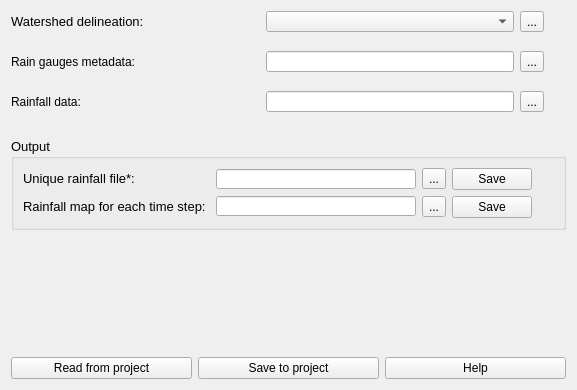
              <widget class="QWidget" name="scrollAreaWidgetContents_5">
               <property name="geometry">
                <rect>
                 <x>0</x>
                 <y>0</y>
                 <width>577</width>
                 <height>390</height>
                </rect>
               </property>
               <layout class="QGridLayout" name="gridLayout_7">
                <item row="3" column="0">
                 <spacer name="verticalSpacer_17">
                  <property name="orientation">
                   <enum>Qt::Vertical</enum>
                  </property>
                  <property name="sizeType">
                   <enum>QSizePolicy::Fixed</enum>
                  </property>
                  <property name="sizeHint" stdset="0">
                   <size>
                    <width>20</width>
                    <height>20</height>
                   </size>
                  </property>
                 </spacer>
                </item>
                <item row="6" column="0">
                 <layout class="QGridLayout" name="gridLayout_46">
                  <item row="0" column="0">
                   <widget class="QPushButton" name="btn_read_pg_ri">
                    <property name="text">
                     <string notr="true">Read from project</string>
                    </property>
                   </widget>
                  </item>
                  <item row="0" column="1">
                   <widget class="QPushButton" name="btn_save_file_pg_ri">
                    <property name="text">
                     <string notr="true">Save to project</string>
                    </property>
                   </widget>
                  </item>
                  <item row="0" column="2">
                   <widget class="QPushButton" name="btn_help_pg_ri">
                    <property name="text">
                     <string notr="true">Help</string>
                    </property>
                   </widget>
                  </item>
                 </layout>
                </item>
                <item row="2" column="0">
                 <layout class="QVBoxLayout" name="verticalLayout_7">
                  <item>
                   <layout class="QGridLayout" name="gridLayout_37">
                    <item row="1" column="1">
                     <widget class="QComboBox" name="cb_1_pg_ri">
                      <property name="minimumSize">
                       <size>
                        <width>60</width>
                        <height>20</height>
                       </size>
                      </property>
                      <property name="maximumSize">
                       <size>
                        <width>265</width>
                        <height>24</height>
                       </size>
                      </property>
                     </widget>
                    </item>
                    <item row="1" column="3">
                     <widget class="QLabel" name="label_34">
                      <property name="sizePolicy">
                       <sizepolicy hsizetype="Preferred" vsizetype="Preferred">
                        <horstretch>0</horstretch>
                        <verstretch>0</verstretch>
                       </sizepolicy>
                      </property>
                      <property name="minimumSize">
                       <size>
                        <width>16</width>
                        <height>16</height>
                       </size>
                      </property>
                      <property name="maximumSize">
                       <size>
                        <width>16</width>
                        <height>16</height>
                       </size>
                      </property>
                      <property name="toolTip">
                       <string>&lt;html&gt;&lt;head/&gt;&lt;body&gt;&lt;p&gt;Add the watershed delineation. The file must be a raster type (geotiff).&lt;/p&gt;&lt;/body&gt;&lt;/html&gt;</string>
                      </property>
                      <property name="text">
                       <string/>
                      </property>
                      <property name="pixmap">
                       <pixmap resource="resources.qrc">:/plugins/hidroPixel/icons/icons/info(2).png</pixmap>
                      </property>
                      <property name="scaledContents">
                       <bool>true</bool>
                      </property>
                     </widget>
                    </item>
                    <item row="1" column="2">
                     <widget class="QToolButton" name="tbtn_pg_r_1">
                      <property name="text">
                       <string>...</string>
                      </property>
                     </widget>
                    </item>
                    <item row="1" column="0">
                     <widget class="QLabel" name="label_30">
                      <property name="text">
                       <string>&lt;html&gt;&lt;head/&gt;&lt;body&gt;&lt;p align=&quot;justify&quot;&gt;&lt;span style=&quot; font-size:10pt;&quot;&gt;Watershed delineation:&lt;/span&gt;&lt;/p&gt;&lt;/body&gt;&lt;/html&gt;</string>
                      </property>
                     </widget>
                    </item>
                   </layout>
                  </item>
                  <item>
                   <spacer name="verticalSpacer_10">
                    <property name="orientation">
                     <enum>Qt::Vertical</enum>
                    </property>
                    <property name="sizeType">
                     <enum>QSizePolicy::Fixed</enum>
                    </property>
                    <property name="sizeHint" stdset="0">
                     <size>
                      <width>20</width>
                      <height>13</height>
                     </size>
                    </property>
                   </spacer>
                  </item>
                  <item>
                   <layout class="QGridLayout" name="gridLayout_38">
                    <item row="0" column="1">
                     <widget class="QLineEdit" name="le_2_pg_ri">
                      <property name="sizePolicy">
                       <sizepolicy hsizetype="Minimum" vsizetype="Fixed">
                        <horstretch>0</horstretch>
                        <verstretch>0</verstretch>
                       </sizepolicy>
                      </property>
                      <property name="minimumSize">
                       <size>
                        <width>60</width>
                        <height>20</height>
                       </size>
                      </property>
                      <property name="maximumSize">
                       <size>
                        <width>360</width>
                        <height>24</height>
                       </size>
                      </property>
                      <property name="clearButtonEnabled">
                       <bool>true</bool>
                      </property>
                     </widget>
                    </item>
                    <item row="0" column="0">
                     <widget class="QLabel" name="label_37">
                      <property name="text">
                       <string>&lt;html&gt;&lt;head/&gt;&lt;body&gt;&lt;p align=&quot;justify&quot;&gt;&lt;span style=&quot; font-size:10pt;&quot;&gt;Rain gauges metadata:&lt;/span&gt;&lt;/p&gt;&lt;/body&gt;&lt;/html&gt;</string>
                      </property>
                     </widget>
                    </item>
                    <item row="0" column="3">
                     <widget class="QLabel" name="label_38">
                      <property name="sizePolicy">
                       <sizepolicy hsizetype="Preferred" vsizetype="Preferred">
                        <horstretch>0</horstretch>
                        <verstretch>0</verstretch>
                       </sizepolicy>
                      </property>
                      <property name="minimumSize">
                       <size>
                        <width>16</width>
                        <height>16</height>
                       </size>
                      </property>
                      <property name="maximumSize">
                       <size>
                        <width>16</width>
                        <height>16</height>
                       </size>
                      </property>
                      <property name="toolTip">
                       <string>&lt;html&gt;&lt;head/&gt;&lt;body&gt;&lt;p&gt;Add the rainfall metadata file with ID and coordinates for each rainfall gauge.&lt;/p&gt;&lt;/body&gt;&lt;/html&gt;</string>
                      </property>
                      <property name="text">
                       <string/>
                      </property>
                      <property name="pixmap">
                       <pixmap resource="resources.qrc">:/plugins/hidroPixel/icons/icons/info(2).png</pixmap>
                      </property>
                      <property name="scaledContents">
                       <bool>true</bool>
                      </property>
                     </widget>
                    </item>
                    <item row="0" column="2">
                     <widget class="QToolButton" name="tbtn_pg_r_2">
                      <property name="text">
                       <string>...</string>
                      </property>
                     </widget>
                    </item>
                   </layout>
                  </item>
                  <item>
                   <spacer name="verticalSpacer_15">
                    <property name="orientation">
                     <enum>Qt::Vertical</enum>
                    </property>
                    <property name="sizeType">
                     <enum>QSizePolicy::Fixed</enum>
                    </property>
                    <property name="sizeHint" stdset="0">
                     <size>
                      <width>20</width>
                      <height>13</height>
                     </size>
                    </property>
                   </spacer>
                  </item>
                  <item>
                   <layout class="QGridLayout" name="gridLayout_39">
                    <item row="0" column="2">
                     <widget class="QToolButton" name="tbtn_pg_r_3">
                      <property name="text">
                       <string>...</string>
                      </property>
                     </widget>
                    </item>
                    <item row="0" column="0">
                     <widget class="QLabel" name="label_39">
                      <property name="text">
                       <string>&lt;html&gt;&lt;head/&gt;&lt;body&gt;&lt;p align=&quot;justify&quot;&gt;&lt;span style=&quot; font-size:10pt;&quot;&gt;Rainfall data:&lt;/span&gt;&lt;/p&gt;&lt;/body&gt;&lt;/html&gt;</string>
                      </property>
                     </widget>
                    </item>
                    <item row="0" column="1">
                     <widget class="QLineEdit" name="le_3_pg_ri">
                      <property name="sizePolicy">
                       <sizepolicy hsizetype="Minimum" vsizetype="Fixed">
                        <horstretch>0</horstretch>
                        <verstretch>0</verstretch>
                       </sizepolicy>
                      </property>
                      <property name="minimumSize">
                       <size>
                        <width>60</width>
                        <height>20</height>
                       </size>
                      </property>
                      <property name="maximumSize">
                       <size>
                        <width>360</width>
                        <height>24</height>
                       </size>
                      </property>
                      <property name="clearButtonEnabled">
                       <bool>true</bool>
                      </property>
                     </widget>
                    </item>
                    <item row="0" column="3">
                     <widget class="QLabel" name="label_40">
                      <property name="sizePolicy">
                       <sizepolicy hsizetype="Preferred" vsizetype="Preferred">
                        <horstretch>0</horstretch>
                        <verstretch>0</verstretch>
                       </sizepolicy>
                      </property>
                      <property name="minimumSize">
                       <size>
                        <width>16</width>
                        <height>16</height>
                       </size>
                      </property>
                      <property name="maximumSize">
                       <size>
                        <width>16</width>
                        <height>16</height>
                       </size>
                      </property>
                      <property name="toolTip">
                       <string>&lt;html&gt;&lt;head/&gt;&lt;body&gt;&lt;p align=&quot;justify&quot;&gt;Add the rainfall data for each rain gauge.&lt;/p&gt;&lt;/body&gt;&lt;/html&gt;</string>
                      </property>
                      <property name="text">
                       <string/>
                      </property>
                      <property name="pixmap">
                       <pixmap resource="resources.qrc">:/plugins/hidroPixel/icons/icons/info(2).png</pixmap>
                      </property>
                      <property name="scaledContents">
                       <bool>true</bool>
                      </property>
                     </widget>
                    </item>
                   </layout>
                  </item>
                 </layout>
                </item>
                <item row="5" column="0">
                 <spacer name="verticalSpacer_13">
                  <property name="orientation">
                   <enum>Qt::Vertical</enum>
                  </property>
                  <property name="sizeHint" stdset="0">
                   <size>
                    <width>20</width>
                    <height>40</height>
                   </size>
                  </property>
                 </spacer>
                </item>
                <item row="4" column="0">
                 <widget class="QGroupBox" name="groupBox">
                  <property name="font">
                   <font>
                    <pointsize>10</pointsize>
                   </font>
                  </property>
                  <property name="mouseTracking">
                   <bool>true</bool>
                  </property>
                  <property name="title">
                   <string>Output</string>
                  </property>
                  <property name="flat">
                   <bool>true</bool>
                  </property>
                  <layout class="QGridLayout" name="gridLayout_2">
                   <item row="0" column="0">
                    <layout class="QHBoxLayout" name="horizontalLayout_13">
                     <item>
                      <layout class="QVBoxLayout" name="verticalLayout_4">
                       <item>
                        <widget class="QLabel" name="label_9">
                         <property name="text">
                          <string>&lt;html&gt;&lt;head/&gt;&lt;body&gt;&lt;p&gt;Unique rainfall file*:&lt;/p&gt;&lt;/body&gt;&lt;/html&gt;</string>
                         </property>
                        </widget>
                       </item>
                       <item>
                        <widget class="QLabel" name="label_8">
                         <property name="enabled">
                          <bool>true</bool>
                         </property>
                         <property name="text">
                          <string>&lt;html&gt;&lt;head/&gt;&lt;body&gt;&lt;p&gt;Rainfall map for each time step:&lt;/p&gt;&lt;/body&gt;&lt;/html&gt;</string>
                         </property>
                        </widget>
                       </item>
                      </layout>
                     </item>
                     <item>
                      <layout class="QHBoxLayout" name="horizontalLayout_14">
                       <item>
                        <layout class="QVBoxLayout" name="verticalLayout_9">
                         <item>
                          <widget class="QLineEdit" name="le_4_pg_ri">
                           <property name="sizePolicy">
                            <sizepolicy hsizetype="Minimum" vsizetype="Fixed">
                             <horstretch>0</horstretch>
                             <verstretch>0</verstretch>
                            </sizepolicy>
                           </property>
                           <property name="minimumSize">
                            <size>
                             <width>200</width>
                             <height>20</height>
                            </size>
                           </property>
                           <property name="maximumSize">
                            <size>
                             <width>360</width>
                             <height>20</height>
                            </size>
                           </property>
                           <property name="font">
                            <font>
                             <pointsize>9</pointsize>
                            </font>
                           </property>
                           <property name="clearButtonEnabled">
                            <bool>true</bool>
                           </property>
                          </widget>
                         </item>
                         <item>
                          <widget class="QLineEdit" name="le_5_pg_ri">
                           <property name="enabled">
                            <bool>true</bool>
                           </property>
                           <property name="sizePolicy">
                            <sizepolicy hsizetype="Minimum" vsizetype="Fixed">
                             <horstretch>0</horstretch>
                             <verstretch>0</verstretch>
                            </sizepolicy>
                           </property>
                           <property name="minimumSize">
                            <size>
                             <width>200</width>
                             <height>20</height>
                            </size>
                           </property>
                           <property name="maximumSize">
                            <size>
                             <width>360</width>
                             <height>20</height>
                            </size>
                           </property>
                           <property name="font">
                            <font>
                             <pointsize>9</pointsize>
                            </font>
                           </property>
                           <property name="clearButtonEnabled">
                            <bool>true</bool>
                           </property>
                          </widget>
                         </item>
                        </layout>
                       </item>
                       <item>
                        <layout class="QVBoxLayout" name="verticalLayout_11">
                         <item>
                          <layout class="QHBoxLayout" name="horizontalLayout_16">
                           <item>
                            <widget class="QToolButton" name="tbtn_pg_r_4">
                             <property name="font">
                              <font>
                               <pointsize>9</pointsize>
                              </font>
                             </property>
                             <property name="text">
                              <string>...</string>
                             </property>
                            </widget>
                           </item>
                           <item>
                            <widget class="QPushButton" name="btn_save_1_pg_ri">
                             <property name="font">
                              <font>
                               <pointsize>9</pointsize>
                              </font>
                             </property>
                             <property name="text">
                              <string>Save</string>
                             </property>
                            </widget>
                           </item>
                           <item>
                            <widget class="QLabel" name="label_43">
                             <property name="sizePolicy">
                              <sizepolicy hsizetype="Preferred" vsizetype="Preferred">
                               <horstretch>0</horstretch>
                               <verstretch>0</verstretch>
                              </sizepolicy>
                             </property>
                             <property name="minimumSize">
                              <size>
                               <width>16</width>
                               <height>16</height>
                              </size>
                             </property>
                             <property name="maximumSize">
                              <size>
                               <width>16</width>
                               <height>16</height>
                              </size>
                             </property>
                             <property name="toolTip">
                              <string>&lt;html&gt;&lt;head/&gt;&lt;body&gt;&lt;p&gt;&lt;span style=&quot; font-size:9pt; font-weight:700;&quot;&gt;*Recommended output.&lt;/span&gt;&lt;/p&gt;&lt;p&gt;&lt;span style=&quot; font-size:9pt;&quot;&gt;Add the directory and filename to save a unique file containing the whole rainfall information for running the model.&lt;/span&gt;&lt;/p&gt;&lt;/body&gt;&lt;/html&gt;</string>
                             </property>
                             <property name="text">
                              <string/>
                             </property>
                             <property name="pixmap">
                              <pixmap resource="resources.qrc">:/plugins/hidroPixel/icons/icons/info(2).png</pixmap>
                             </property>
                             <property name="scaledContents">
                              <bool>true</bool>
                             </property>
                            </widget>
                           </item>
                          </layout>
                         </item>
                         <item>
                          <layout class="QHBoxLayout" name="horizontalLayout_17">
                           <item>
                            <widget class="QToolButton" name="tbtn_pg_r_5">
                             <property name="enabled">
                              <bool>true</bool>
                             </property>
                             <property name="font">
                              <font>
                               <pointsize>9</pointsize>
                              </font>
                             </property>
                             <property name="text">
                              <string>...</string>
                             </property>
                            </widget>
                           </item>
                           <item>
                            <widget class="QPushButton" name="btn_save_2_pg_ri">
                             <property name="enabled">
                              <bool>true</bool>
                             </property>
                             <property name="font">
                              <font>
                               <pointsize>9</pointsize>
                              </font>
                             </property>
                             <property name="text">
                              <string>Save</string>
                             </property>
                            </widget>
                           </item>
                           <item>
                            <widget class="QLabel" name="label_42">
                             <property name="enabled">
                              <bool>true</bool>
                             </property>
                             <property name="sizePolicy">
                              <sizepolicy hsizetype="Preferred" vsizetype="Preferred">
                               <horstretch>0</horstretch>
                               <verstretch>0</verstretch>
                              </sizepolicy>
                             </property>
                             <property name="minimumSize">
                              <size>
                               <width>16</width>
                               <height>16</height>
                              </size>
                             </property>
                             <property name="maximumSize">
                              <size>
                               <width>16</width>
                               <height>16</height>
                              </size>
                             </property>
                             <property name="toolTip">
                              <string>&lt;html&gt;&lt;head/&gt;&lt;body&gt;&lt;p&gt;&lt;span style=&quot; font-size:9pt; font-weight:700;&quot;&gt;Optional output.&lt;/span&gt;&lt;span style=&quot; font-size:9pt;&quot;&gt;&lt;br/&gt;Add the directory and filename to save a raster file containing interpolated rainfall data for each time step.&lt;/span&gt;&lt;/p&gt;&lt;/body&gt;&lt;/html&gt;</string>
                             </property>
                             <property name="text">
                              <string/>
                             </property>
                             <property name="pixmap">
                              <pixmap resource="resources.qrc">:/plugins/hidroPixel/icons/icons/info(2).png</pixmap>
                             </property>
                             <property name="scaledContents">
                              <bool>true</bool>
                             </property>
                            </widget>
                           </item>
                          </layout>
                         </item>
                        </layout>
                       </item>
                      </layout>
                     </item>
                    </layout>
                   </item>
                  </layout>
                 </widget>
                </item>
               </layout>
              </widget>
